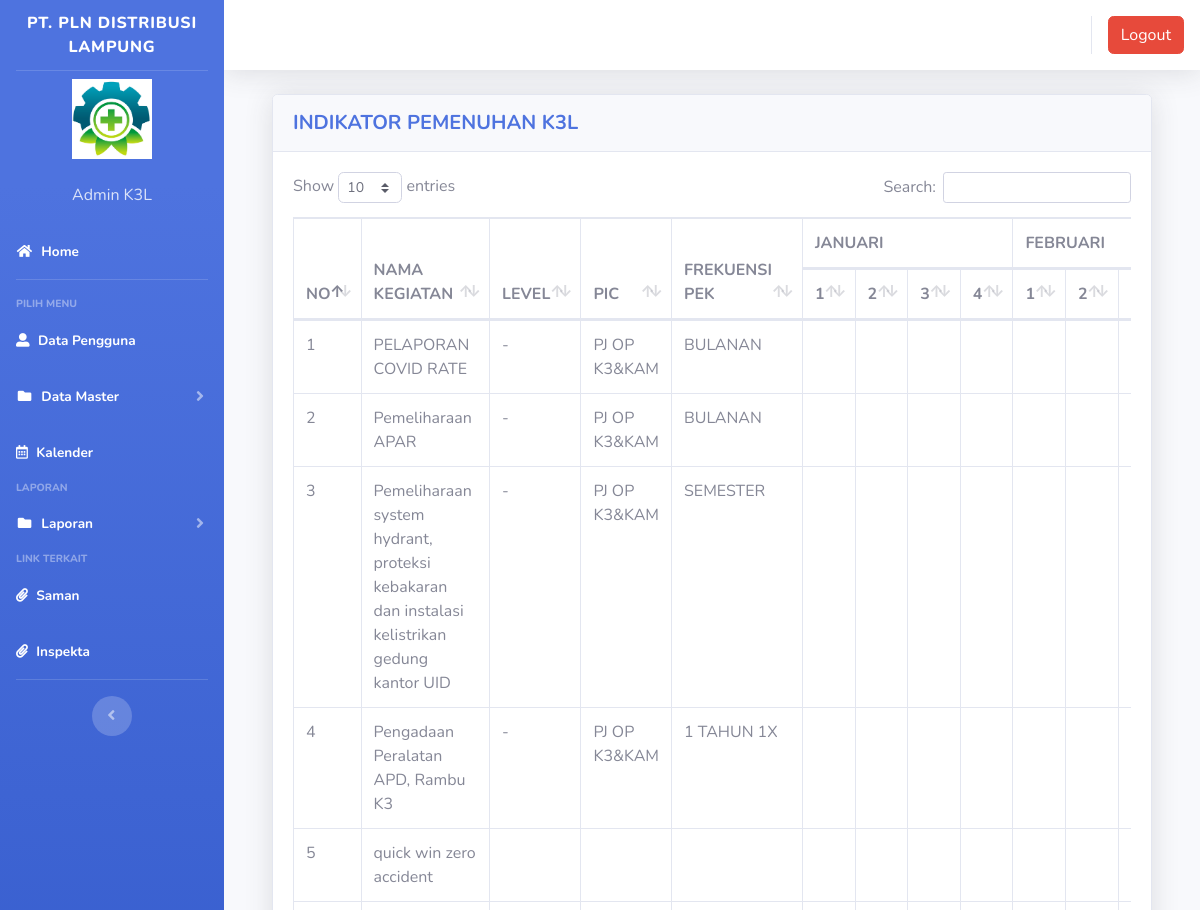
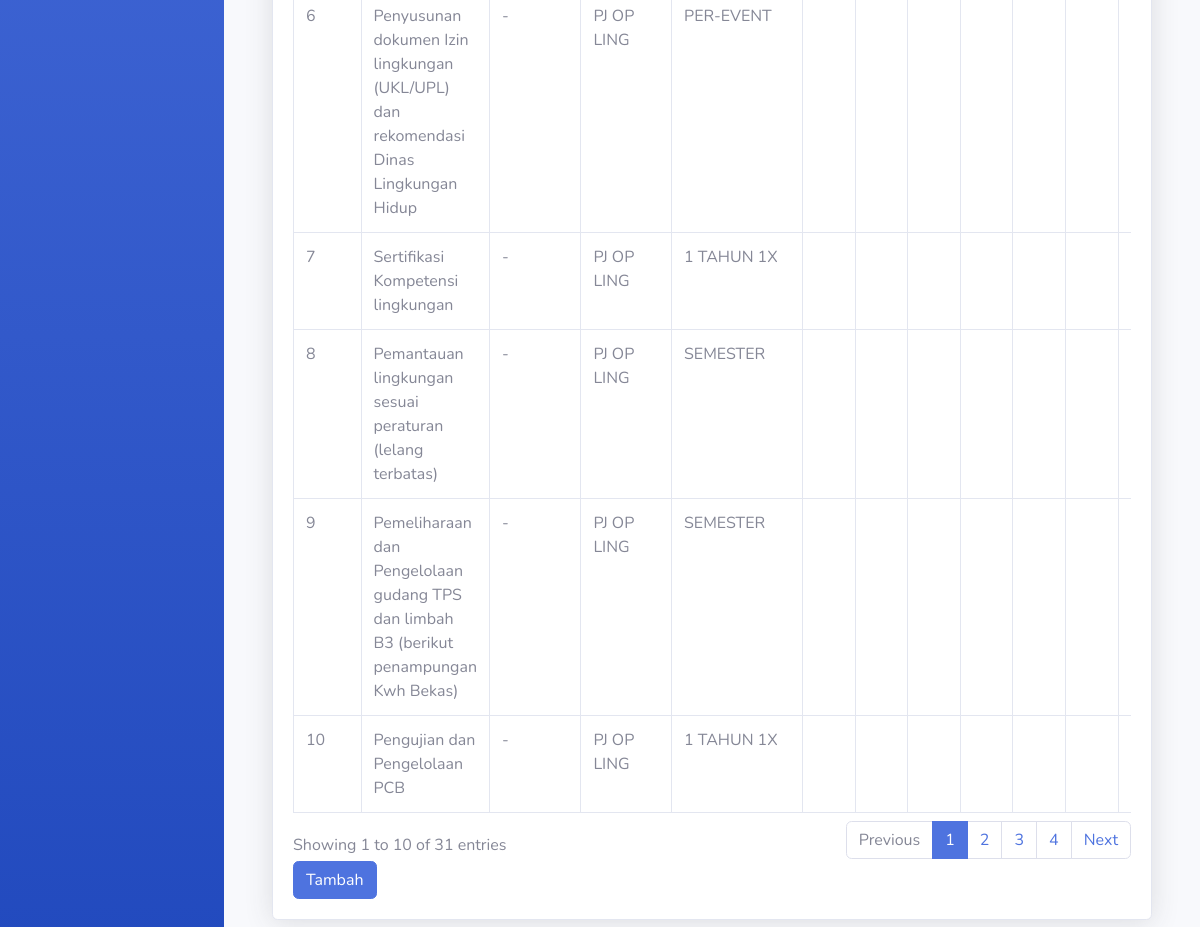
/Inventory/index3.php?page=indikator (signed in), run on the app's committed database (2 pictures, top to bottom).
### tables this page shows
CREATE TABLE `users` (
  `id` int(11) NOT NULL,
  `nama` varchar(100) NOT NULL,
  `username` varchar(100) NOT NULL,
  `telepon` varchar(100) NOT NULL,
  `password` varchar(100) NOT NULL,
  `level` varchar(25) NOT NULL DEFAULT 'member',
  `foto` varchar(25) NOT NULL
);

CREATE TABLE `indikator_pemenuhan` (
  `id` int(11) NOT NULL,
  `nama_indikator` varchar(200) NOT NULL,
  `level_indikator` varchar(100) NOT NULL,
  `pic_indikator` varchar(100) NOT NULL,
  `frekuensi_indikator` varchar(100) NOT NULL,
  `jan_1_indikator` varchar(100) NOT NULL,
  `jan_2_indikator` varchar(100) NOT NULL,
  `jan_3_indikator` varchar(100) NOT NULL,
  `jan_4_indikator` varchar(100) NOT NULL,
  `feb_1_indikator` varchar(100) NOT NULL,
  `feb_2_indikator` varchar(100) NOT NULL,
  `feb_3_indikator` varchar(100) NOT NULL,
  `feb_4_indikator` varchar(100) NOT NULL,
  `mar_1_indikator` varchar(100) NOT NULL,
  `mar_2_indikator` varchar(100) NOT NULL,
  `mar_3_indikator` varchar(100) NOT NULL,
  `mar_4_indikator` varchar(100) NOT NULL,
  `apr_1_indikator` varchar(100) NOT NULL,
  `apr_2_indikator` varchar(100) NOT NULL,
  `apr_3_indikator` varchar(100) NOT NULL,
  `apr_4_indikator` varchar(100) NOT NULL,
  `mei_1_indikator` varchar(100) NOT NULL,
  `mei_2_indikator` varchar(100) NOT NULL,
  `mei_3_indikator` varchar(100) NOT NULL,
  `mei_4_indikator` varchar(100) NOT NULL,
  `jun_1_indikator` varchar(100) NOT NULL,
  `jun_2_indikator` varchar(100) NOT NULL,
  `jun_3_indikator` varchar(100) NOT NULL,
  `jun_4_indikator` varchar(100) NOT NULL,
  `jul_1_indikator` varchar(100) NOT NULL,
  `jul_2_indikator` varchar(100) NOT NULL,
  `jul_3_indikator` varchar(100) NOT NULL,
  `jul_4_indikator` varchar(100) NOT NULL,
  `agu_1_indikator` varchar(100) NOT NULL,
  `agu_2_indikator` varchar(100) NOT NULL,
  `agu_3_indikator` varchar(100) NOT NULL,
  `agu_4_indikator` varchar(100) NOT NULL,
  `sep_1_indikator` varchar(100) NOT NULL,
  `sep_2_indikator` varchar(100) NOT NULL,
  `sep_3_indikator` varchar(100) NOT NULL,
  `sep_4_indikator` varchar(100) NOT NULL,
  `okt_1_indikator` varchar(100) NOT NULL,
  `okt_2_indikator` varchar(100) NOT NULL,
  `okt_3_indikator` varchar(100) NOT NULL,
  `okt_4_indikator` varchar(100) NOT NULL,
  `nov_1_indikator` varchar(100) NOT NULL,
  `nov_2_indikator` varchar(100) NOT NULL,
  `nov_3_indikator` varchar(100) NOT NULL,
  `nov_4_indikator` varchar(100) NOT NULL,
  `des_1_indikator` varchar(100) NOT NULL,
  `des_2_indikator` varchar(100) NOT NULL,
  `des_3_indikator` varchar(100) NOT NULL,
  `des_4_indikator` varchar(100) NOT NULL
);

### Inventory/page/indikator/indikator.php (the view, shortened to what this page needs)
<div class="container-fluid">
  <div class="card shadow mb-4">
    <div class="card-header py-3">
      <h5 class="m-0 font-weight-bold text-primary">INDIKATOR PEMENUHAN K3L</h5>
    </div>
    <div class="card-body">
      <div class="table-responsive">
        <table class="table table-bordered" id="dataTable" width="100%" cellspacing="0">
        <thead>
          <tr>
              <th rowspan="2">NO</th>
              <th rowspan="2">NAMA KEGIATAN</th>
              <th rowspan="2">LEVEL</th>
              <th rowspan="2">PIC</th>
              <th rowspan="2">FREKUENSI PEK</th>
              <th colspan="4">JANUARI</th>
              <th colspan="4">FEBRUARI</th>
          </tr>
          <tr>
              <th>1</th>
              <th>2</th>
              <th>3</th>
              <th>4</th>
              <th>1</th>
              <th>2</th>
              <th>3</th>
          </tr>
            </thead>
          <tbody>
            <?php
          $no = 1;
          $sql = $koneksi->query("select * from indikator_pemenuhan");
          while ($data = $sql->fetch_assoc()) {
          ?>
                                <tr>
                                    <td><?php echo $no++; ?></td>
              <td><?php echo $data['nama_indikator'] ?></td>
              <td><?php echo $data['level_indikator'] ?></td>
              <td><?php echo $data['pic_indikator'] ?></td>
              <td><?php echo $data['frekuensi_indikator'] ?></td>
              <td><?php echo $data['jan_1_indikator'] ?></td>
              <td><?php echo $data['jan_2_indikator'] ?></td>
              <td><?php echo $data['jan_3_indikator'] ?></td>
              <td><?php echo $data['jan_4_indikator'] ?></td>
              <td><?php echo $data['feb_1_indikator'] ?></td>
              <td><?php echo $data['feb_2_indikator'] ?></td>
              <td><?php echo $data['feb_3_indikator'] ?></td>
                                </tr>
          <?php }?>
               </tbody>
                        </table>
        <a href="?page=indikator&aksi=tambahindikator" class="btn btn-primary" >Tambah</a>
      </div>
    </div>
  </div>
</div>

### Inventory/index3.php (shortened to what this page needs)
<?php
	$koneksi = new mysqli("localhost","root","","inventori");
	?>
<!DOCTYPE html>
<html lang="en">
<head>
  <link href="vendor/fontawesome-free/css/all.min.css" rel="stylesheet" type="text/css">
  <link href="css/sb-admin-2.min.css" rel="stylesheet">
  <link href="vendor/datatables/dataTables.bootstrap4.min.css" rel="stylesheet">
  <link rel="stylesheet" href="plugins/datatables-bs4/css/dataTables.bootstrap4.min.css">
  <link rel="stylesheet" href="plugins/datatables-responsive/css/responsive.bootstrap4.min.css">
  <link rel="stylesheet" href="plugins/datatables-buttons/css/buttons.bootstrap4.min.css">
</head>
<body id="page-top">
  <div id="wrapper">
    <ul class="navbar-nav bg-gradient-primary sidebar sidebar-dark accordion" id="accordionSidebar">
      <a class="sidebar-brand d-flex align-items-center justify-content-center" href="index3.php">
        <div class="sidebar-brand-text mx-2">PT. PLN DISTRIBUSI LAMPUNG</div>
      </a>
      <hr class="sidebar-divider my-0">
 <?php
   if ($_SESSION['superadmin']) {
	   $user = $_SESSION['superadmin'];
   }
   $sql =$koneksi->query("select * from users where id='$user'");
   $data = $sql->fetch_assoc();
   ?>
    <li class="d-flex align-items-center justify-content-center">
        <a class="nav-link">
		 <img src="img/<?php echo $data['foto']?>" class="img-circle" width="80" alt="User"/></a>
	  </li>
		 <li class="nav-item ">
        <a class="nav-link">
         	<div class="d-flex align-items-center justify-content-center" class="name">  <?php echo  $data['nama'];?></div></font>
		 </a>
      </li>
      <li class="nav-item active">
        <a class="nav-link" href="?page=home3">
          <i class="fas fa-fw fa-home"></i>
          <span>Home</span></a>
      </li>
      <hr class="sidebar-divider">
      <div class="sidebar-heading">
        Pilih Menu
      </div>
	    <li class="nav-item active">
        <a class="nav-link" href="?page=pengguna">
          <i class="fas fa-user-alt"></i>
          <span>Data Pengguna</span></a>
      </li>
	   <li class="nav-item active">
        <a class="nav-link collapsed" href="#" data-toggle="collapse" data-target="#collapseData" aria-expanded="true" aria-controls="collapseData">
          <i class="fas fa-fw fa-folder"></i>
          <span>Data Master</span>
        </a>
      </li>
	  <li class="nav-item active">
			  <a class="nav-link" href="?page=schedule">
			    <i class="far fa-calendar-alt"></i>
			    <span>Kalender</span></a>
			</li>
      <div class="sidebar-heading">
        Laporan
      </div>
	     <li class="nav-item active">
        <a class="nav-link collapsed" href="#" data-toggle="collapse" data-target="#collapseLaporan" aria-expanded="true" aria-controls="collapseLaporan">
          <i class="fas fa-fw fa-folder"></i>
          <span>Laporan</span>
        </a>
      </li>
		  <div class="sidebar-heading">
		    Link Terkait
		  </div>
			<li class="nav-item active">
			  <a class="nav-link" href="http://10.31.1.170/login" target="_blank">
			    <i class="fas fa-paperclip"></i>
			    <span>Saman</span></a>
			</li>
			<li class="nav-item active">
			  <a class="nav-link" href="https://hsse.pln.co.id/" target="_blank">
			    <i class="fas fa-paperclip"></i>
			    <span>Inspekta</span></a>
			</li>
      <hr class="sidebar-divider d-none d-md-block">
      <div class="text-center d-none d-md-inline">
        <button class="rounded-circle border-0" id="sidebarToggle"></button>
      </div>
    </ul>
    <div id="content-wrapper" class="d-flex flex-column">
      <div id="content">
        <nav class="navbar navbar-expand navbar-light bg-white topbar mb-4 static-top shadow">
          <ul class="navbar-nav ml-auto">
            <li class="nav-item dropdown no-arrow">
			 <div class="top-menu">
        <ul class="nav pull-right top-menu">
           <li><a onclick="return confirm('Apakah anda yakin akan logout?')" class="btn btn-danger" class="logout" href="logout.php">Logout</a></li>
        </ul>
      </div>
            </li>
          </ul>
        </nav>
        <div class="container-fluid">
		 <section class="content">
		      <?php
			   $page = $_GET['page'];
			   $aksi = $_GET['aksi'];
			   	if ($page == "indikator") {
				   if ($aksi == "") {
					   include "page/indikator/indikator.php";
				   }
			   }
			   ?>
    </section>
</div>
    </div>
  </div>
  </div>
</body>
</html>

### data on the page
users: foto (picture), nama "Admin K3L"
indikator_pemenuhan: nama_indikator "PELAPORAN COVID RATE", level_indikator "-", pic_indikator "PJ OP K3&KAM", frekuensi_indikator "BULANAN"
indikator_pemenuhan: nama_indikator "Pemeliharaan APAR", level_indikator "-", pic_indikator "PJ OP K3&KAM", frekuensi_indikator "BULANAN"
indikator_pemenuhan: nama_indikator "Pemeliharaan system hydrant, proteksi kebakaran dan instalasi kelistrikan gedung kantor UID", level_indikator "-", pic_indikator "PJ OP K3&KAM", frekuensi_indikator "SEMESTER"
indikator_pemenuhan: nama_indikator "Pengadaan Peralatan APD, Rambu K3", level_indikator "-", pic_indikator "PJ OP K3&KAM", frekuensi_indikator "1 TAHUN 1X"
indikator_pemenuhan: nama_indikator "quick win zero accident"
indikator_pemenuhan: nama_indikator "Penyusunan dokumen Izin lingkungan (UKL/UPL) dan rekomendasi Dinas Lingkungan Hidup", level_indikator "-", pic_indikator "PJ OP LING", frekuensi_indikator "PER-EVENT"
indikator_pemenuhan: nama_indikator "Sertifikasi Kompetensi lingkungan", level_indikator "-", pic_indikator "PJ OP LING", frekuensi_indikator "1 TAHUN 1X"
indikator_pemenuhan: nama_indikator "Pemantauan lingkungan sesuai peraturan (lelang terbatas)", level_indikator "-", pic_indikator "PJ OP LING", frekuensi_indikator "SEMESTER"
indikator_pemenuhan: nama_indikator "Pemeliharaan dan Pengelolaan gudang TPS dan limbah B3 (berikut penampungan Kwh Bekas)", level_indikator "-", pic_indikator "PJ OP LING", frekuensi_indikator "SEMESTER"
indikator_pemenuhan: nama_indikator "Pengujian dan Pengelolaan PCB", level_indikator "-", pic_indikator "PJ OP LING", frekuensi_indikator "1 TAHUN 1X"
